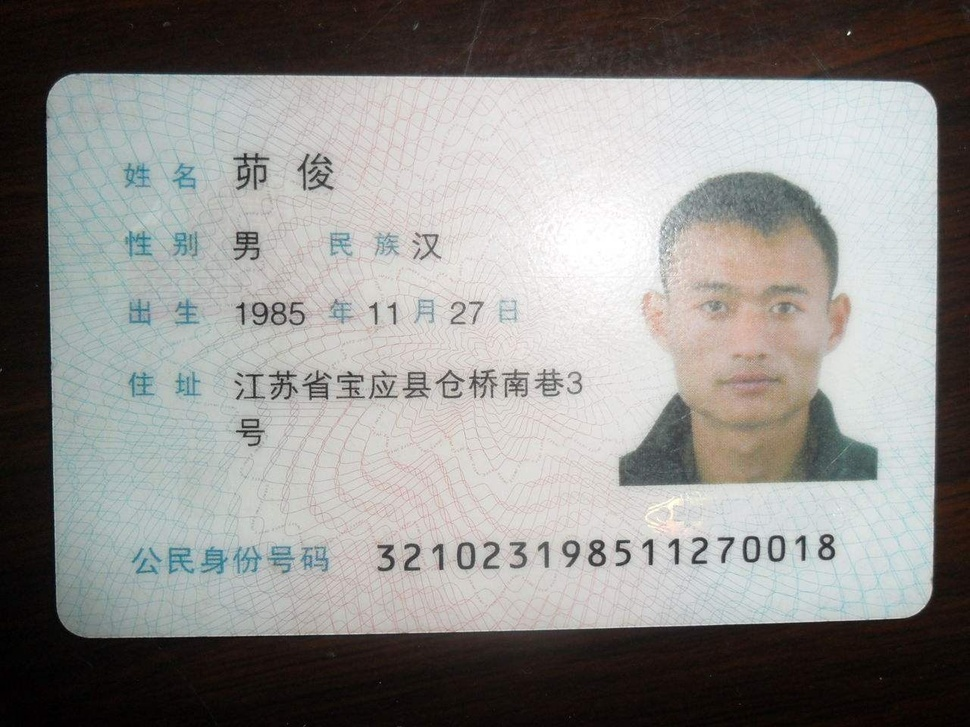
#> input picture tamper_data/good/0037.jpg, 970 x 727 px, shrunk from 1280 x 960 before the run
$ python -i feature_hog.py   (imports and definitions only)   (older library calls are emulated)
#> lines starting #> are read from the running program, lines starting #| are printed output that depends on the picture
"""
HOG特征 - 方向梯度直方图
原理：分析图像局部梯度方向分布的一致性
"""

import cv2
import numpy as np

def extract_hog_features(image_path):
    """提取HOG特征"""
#> called with image_path = '../../tamper_data/good/0037.jpg'
    img = cv2.imread(image_path)
#> img is the input picture: shape (727, 970, 3); mean B, G, R 139.1, 141.5, 143
    if img is None:
        return None

    gray = cv2.cvtColor(img, cv2.COLOR_BGR2GRAY)
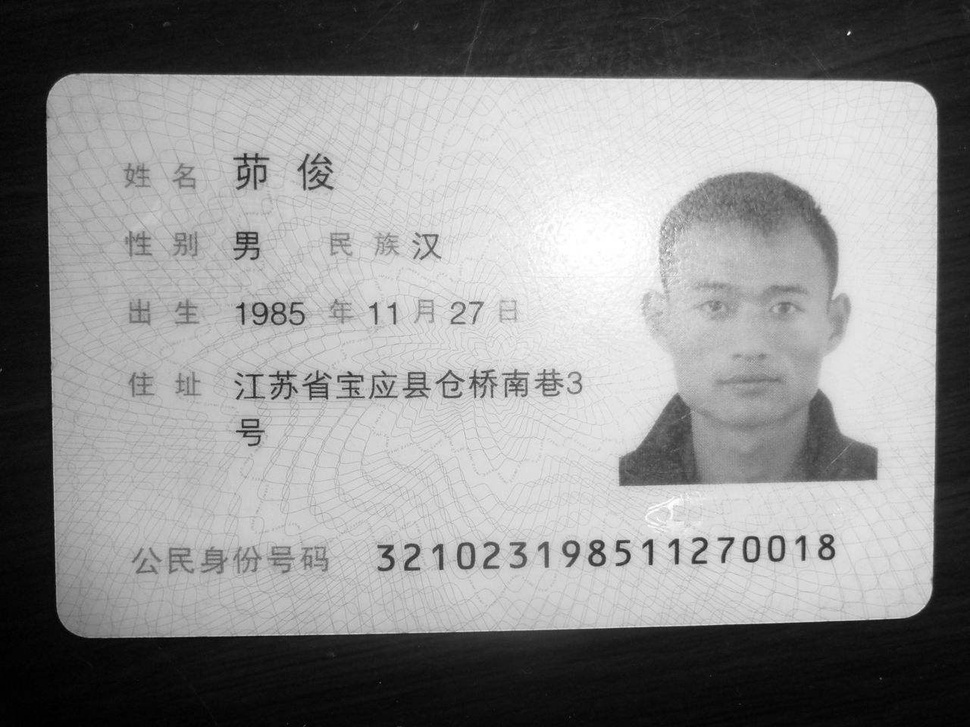
#> gray: shape (727, 970); min 0, max 255, mean 141.7

    # 计算梯度
    gx = cv2.Sobel(gray, cv2.CV_32F, 1, 0, ksize=1)
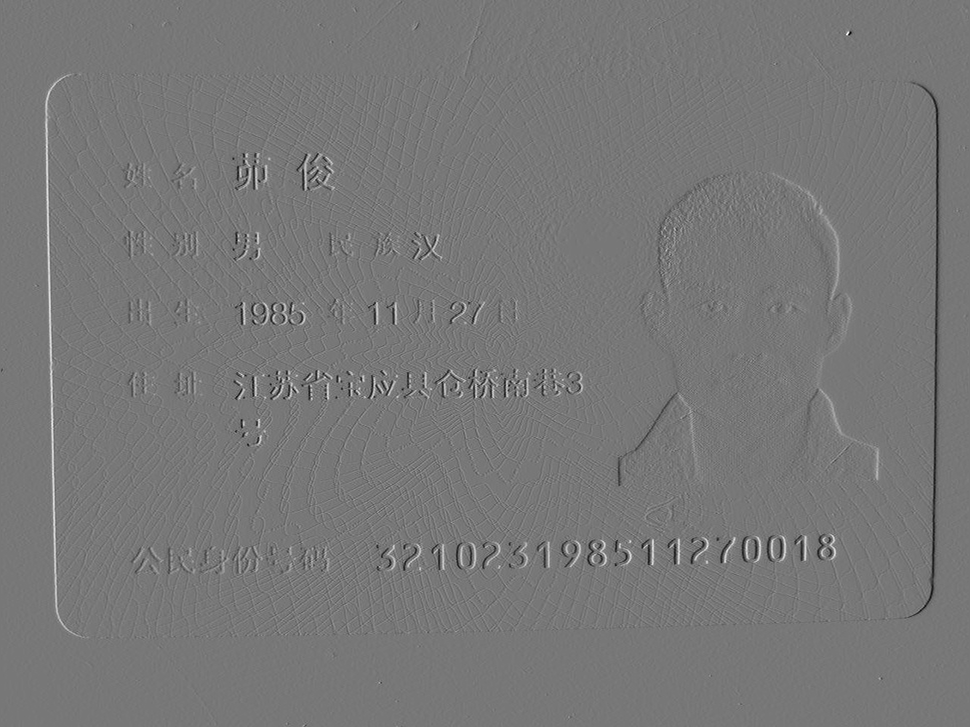
#> gx: shape (727, 970) float32; min -178, max 201, mean 0; drawn with min black and max white
    gy = cv2.Sobel(gray, cv2.CV_32F, 0, 1, ksize=1)
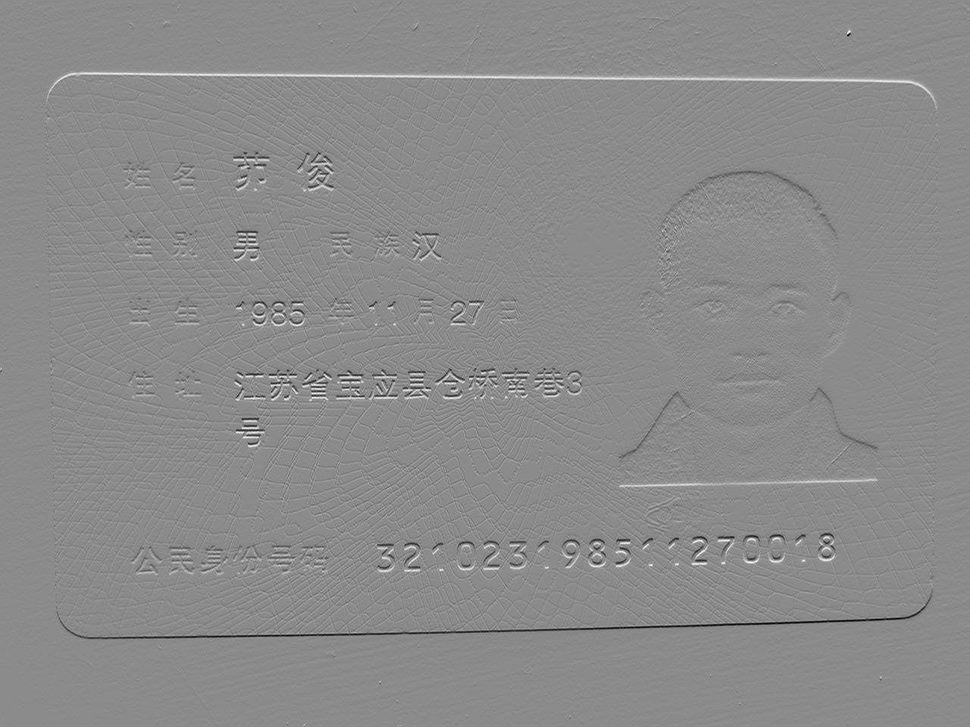
#> gy: shape (727, 970) float32; min -197, max 164, mean -0.1; drawn with min black and max white

    magnitude = np.sqrt(gx**2 + gy**2)
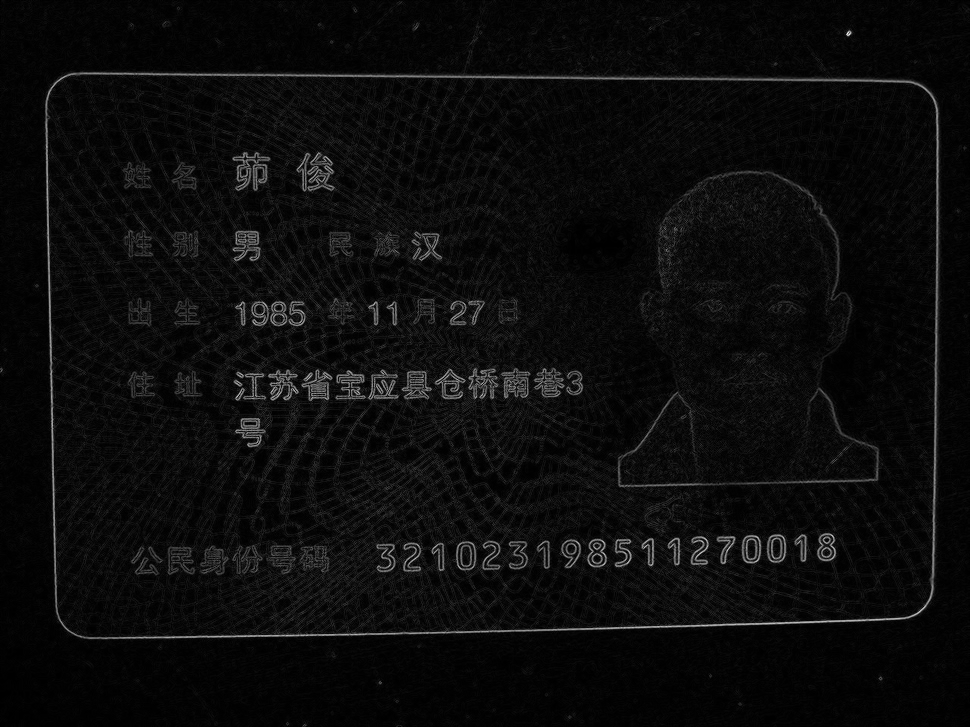
#> magnitude: shape (727, 970) float32; min 0, max 249, mean 12.1
    angle = np.arctan2(gy, gx) * 180 / np.pi
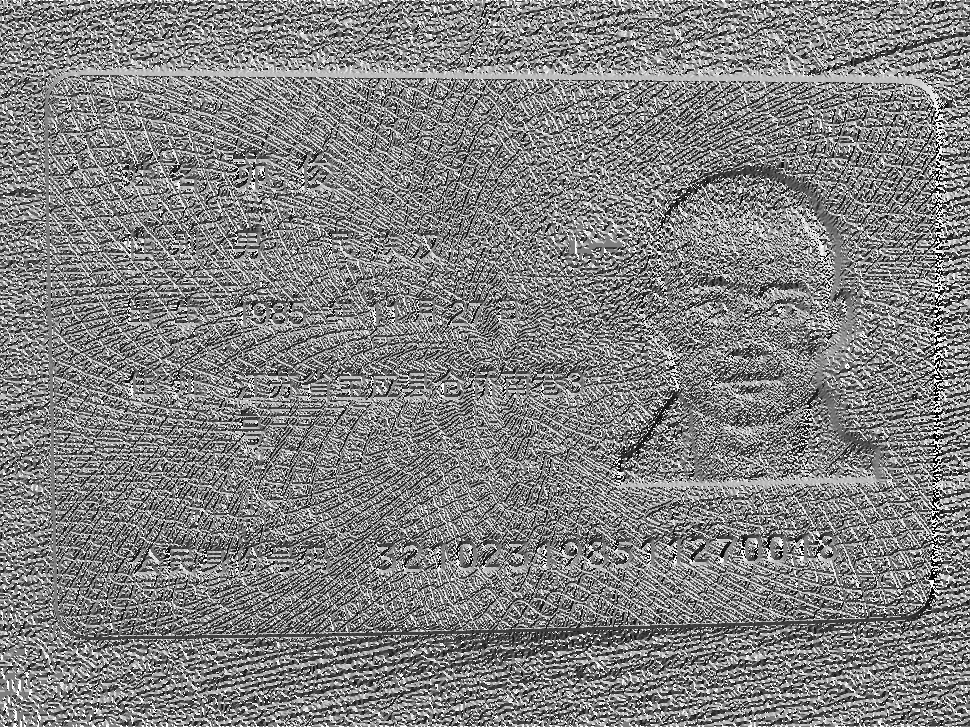
#> angle: shape (727, 970) float32; min -179.6, max 180, mean 3.9; drawn with min black and max white
    angle[angle < 0] += 180
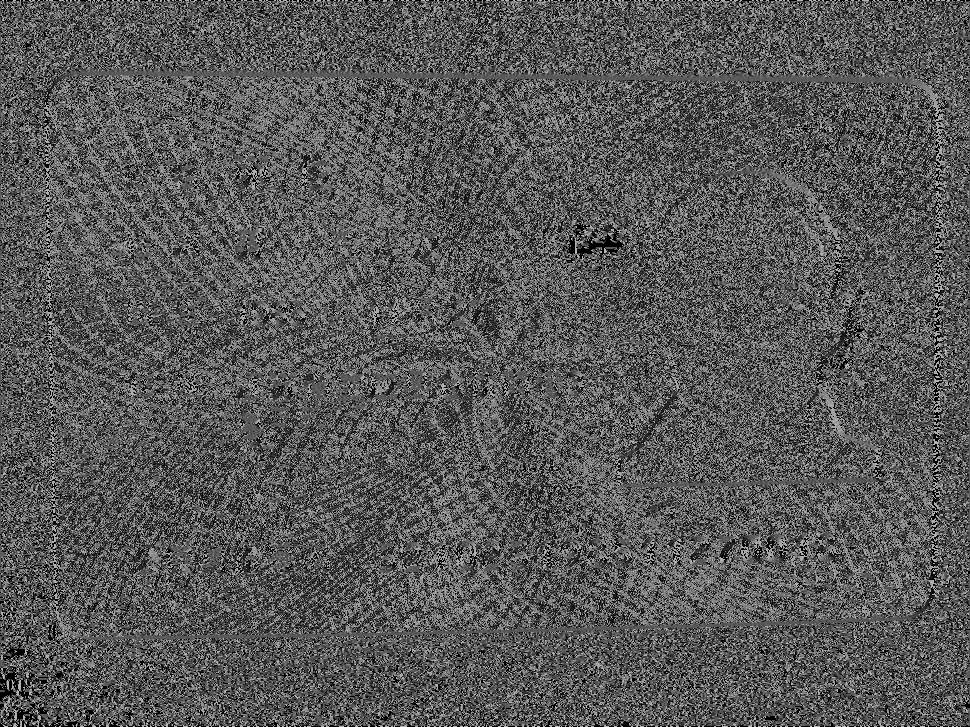
#> angle: shape (727, 970) float32; min 0, max 180, mean 88.1

    # 分块计算HOG
    h, w = gray.shape
#> h = 727; w = 970
    cell_size = 16
    block_size = 2
    nbins = 9

    cells_y = h // cell_size
#> cells_y = 45
    cells_x = w // cell_size
#> cells_x = 60

    hog_cells = []

    for i in range(cells_y):
        for j in range(cells_x):
            cell_mag = magnitude[i*cell_size:(i+1)*cell_size, j*cell_size:(j+1)*cell_size]
            cell_ang = angle[i*cell_size:(i+1)*cell_size, j*cell_size:(j+1)*cell_size]

            hist = np.zeros(nbins)
            for y in range(cell_size):
                for x in range(cell_size):
                    bin_idx = int(cell_ang[y, x] / 20) % nbins
                    hist[bin_idx] += cell_mag[y, x]

            hog_cells.append(hist)
#> after the loop, hog_cells = 2700 items

    if len(hog_cells) == 0:
        return None

    hog_cells = np.array(hog_cells)

    # 计算特征统计
    mean_hist = np.mean(hog_cells, axis=0)
#> mean_hist = [395.9, 307.9, 330.4, 335.7, 545.4, 320.5, 304, 278.4, 319.2]
    std_hist = np.std(hog_cells, axis=0)
#> std_hist = [528.9, 339.2, 357.1, 296.6, 970.4, 281, 295, 262, 516.7]

    # 特征向量
    features = np.concatenate([mean_hist, std_hist])
#> features = 18 values, max 970.4 at index 13, min 262 at index 16, mean 388

    return features


def detect_tampering_hog(image_path, threshold=0.15):
    """使用HOG特征检测篡改"""
    features = extract_hog_features(image_path)

    if features is None:
        return False, 0

    # 使用标准差计算不一致性
    std_features = features[9:]  # 后9个是标准差
    score = np.mean(std_features)

    is_tampered = score > threshold

    return is_tampered, float(score)

>>> result = extract_hog_features('../../tamper_data/good/0037.jpg')
#> result has the same summary as features in extract_hog_features
